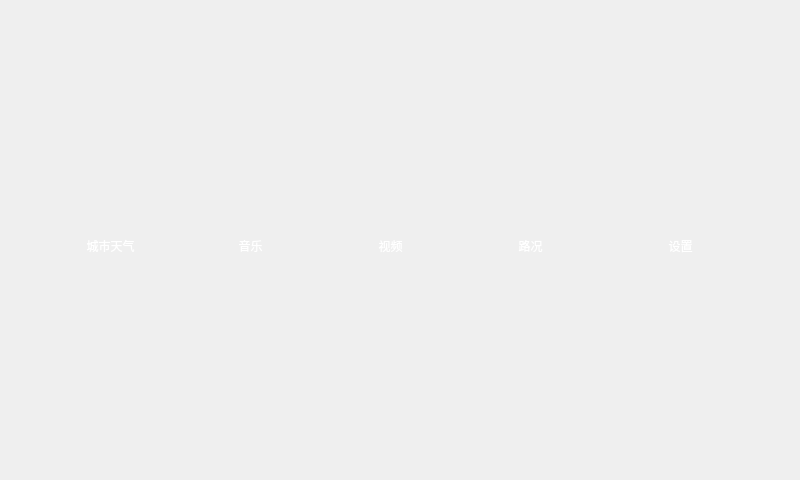
<?xml version="1.0" encoding="UTF-8"?>
<ui version="4.0">
 <class>Car</class>
 <widget class="QWidget" name="Car">
  <property name="geometry">
   <rect>
    <x>0</x>
    <y>0</y>
    <width>800</width>
    <height>480</height>
   </rect>
  </property>
  <property name="cursor">
   <cursorShape>SplitVCursor</cursorShape>
  </property>
  <property name="windowTitle">
   <string>Car</string>
  </property>
  <property name="autoFillBackground">
   <bool>false</bool>
  </property>
  <property name="styleSheet">
   <string notr="true"/>
  </property>
  <widget class="QPushButton" name="pushButton_weather">
   <property name="geometry">
    <rect>
     <x>70</x>
     <y>140</y>
     <width>80</width>
     <height>80</height>
    </rect>
   </property>
   <property name="text">
    <string/>
   </property>
   <property name="icon">
    <iconset resource="icon.qrc">
     <normaloff>:/icon/weather_app.png</normaloff>:/icon/weather_app.png</iconset>
   </property>
   <property name="iconSize">
    <size>
     <width>80</width>
     <height>80</height>
    </size>
   </property>
   <property name="flat">
    <bool>true</bool>
   </property>
  </widget>
  <widget class="QPushButton" name="pushButton_music">
   <property name="geometry">
    <rect>
     <x>210</x>
     <y>140</y>
     <width>80</width>
     <height>80</height>
    </rect>
   </property>
   <property name="text">
    <string/>
   </property>
   <property name="icon">
    <iconset resource="icon.qrc">
     <normaloff>:/icon/music.png</normaloff>:/icon/music.png</iconset>
   </property>
   <property name="iconSize">
    <size>
     <width>80</width>
     <height>80</height>
    </size>
   </property>
   <property name="flat">
    <bool>true</bool>
   </property>
  </widget>
  <widget class="QPushButton" name="pushButton_video">
   <property name="geometry">
    <rect>
     <x>350</x>
     <y>140</y>
     <width>80</width>
     <height>80</height>
    </rect>
   </property>
   <property name="text">
    <string/>
   </property>
   <property name="icon">
    <iconset resource="icon.qrc">
     <normaloff>:/icon/video.png</normaloff>:/icon/video.png</iconset>
   </property>
   <property name="iconSize">
    <size>
     <width>80</width>
     <height>80</height>
    </size>
   </property>
   <property name="flat">
    <bool>true</bool>
   </property>
  </widget>
  <widget class="QPushButton" name="pushButton_set">
   <property name="geometry">
    <rect>
     <x>640</x>
     <y>140</y>
     <width>80</width>
     <height>80</height>
    </rect>
   </property>
   <property name="text">
    <string/>
   </property>
   <property name="icon">
    <iconset resource="icon.qrc">
     <normaloff>:/icon/seting.png</normaloff>:/icon/seting.png</iconset>
   </property>
   <property name="iconSize">
    <size>
     <width>80</width>
     <height>80</height>
    </size>
   </property>
   <property name="flat">
    <bool>true</bool>
   </property>
  </widget>
  <widget class="QWidget" name="verticalLayoutWidget">
   <property name="geometry">
    <rect>
     <x>270</x>
     <y>0</y>
     <width>260</width>
     <height>81</height>
    </rect>
   </property>
   <layout class="QVBoxLayout" name="Layout_LcdClock"/>
  </widget>
  <widget class="QLabel" name="label">
   <property name="geometry">
    <rect>
     <x>50</x>
     <y>230</y>
     <width>121</width>
     <height>31</height>
    </rect>
   </property>
   <property name="styleSheet">
    <string notr="true">color: rgb(255, 255, 255);</string>
   </property>
   <property name="text">
    <string>城市天气</string>
   </property>
   <property name="alignment">
    <set>Qt::AlignCenter</set>
   </property>
  </widget>
  <widget class="QLabel" name="label_2">
   <property name="geometry">
    <rect>
     <x>200</x>
     <y>230</y>
     <width>101</width>
     <height>31</height>
    </rect>
   </property>
   <property name="styleSheet">
    <string notr="true">color: rgb(255, 255, 255);</string>
   </property>
   <property name="text">
    <string>音乐</string>
   </property>
   <property name="alignment">
    <set>Qt::AlignCenter</set>
   </property>
  </widget>
  <widget class="QLabel" name="label_3">
   <property name="geometry">
    <rect>
     <x>340</x>
     <y>230</y>
     <width>101</width>
     <height>31</height>
    </rect>
   </property>
   <property name="styleSheet">
    <string notr="true">color: rgb(255, 255, 255);</string>
   </property>
   <property name="text">
    <string>视频</string>
   </property>
   <property name="alignment">
    <set>Qt::AlignCenter</set>
   </property>
  </widget>
  <widget class="QPushButton" name="pushButton">
   <property name="geometry">
    <rect>
     <x>740</x>
     <y>10</y>
     <width>50</width>
     <height>50</height>
    </rect>
   </property>
   <property name="text">
    <string/>
   </property>
   <property name="icon">
    <iconset resource="icon.qrc">
     <normaloff>:/icon/shutdown.png</normaloff>:/icon/shutdown.png</iconset>
   </property>
   <property name="iconSize">
    <size>
     <width>50</width>
     <height>50</height>
    </size>
   </property>
   <property name="flat">
    <bool>true</bool>
   </property>
  </widget>
  <widget class="QLabel" name="label_4">
   <property name="geometry">
    <rect>
     <x>630</x>
     <y>230</y>
     <width>101</width>
     <height>31</height>
    </rect>
   </property>
   <property name="styleSheet">
    <string notr="true">color: rgb(255, 255, 255);</string>
   </property>
   <property name="text">
    <string>设置</string>
   </property>
   <property name="alignment">
    <set>Qt::AlignCenter</set>
   </property>
  </widget>
  <widget class="QWidget" name="verticalLayoutWidget_2">
   <property name="geometry">
    <rect>
     <x>160</x>
     <y>280</y>
     <width>491</width>
     <height>201</height>
    </rect>
   </property>
   <layout class="QVBoxLayout" name="Layout_DiTu"/>
  </widget>
  <widget class="QPushButton" name="pushButton_2">
   <property name="geometry">
    <rect>
     <x>490</x>
     <y>140</y>
     <width>80</width>
     <height>80</height>
    </rect>
   </property>
   <property name="styleSheet">
    <string notr="true"/>
   </property>
   <property name="text">
    <string/>
   </property>
   <property name="icon">
    <iconset resource="icon.qrc">
     <normaloff>:/icon/ditu.png</normaloff>:/icon/ditu.png</iconset>
   </property>
   <property name="iconSize">
    <size>
     <width>80</width>
     <height>80</height>
    </size>
   </property>
   <property name="flat">
    <bool>true</bool>
   </property>
  </widget>
  <widget class="QLabel" name="label_5">
   <property name="geometry">
    <rect>
     <x>480</x>
     <y>230</y>
     <width>101</width>
     <height>31</height>
    </rect>
   </property>
   <property name="styleSheet">
    <string notr="true">color: rgb(255, 255, 255);</string>
   </property>
   <property name="text">
    <string>路况</string>
   </property>
   <property name="alignment">
    <set>Qt::AlignCenter</set>
   </property>
  </widget>
 </widget>
 <resources>
  <include location="icon.qrc"/>
 </resources>
 <connections>
  <connection>
   <sender>pushButton</sender>
   <signal>clicked()</signal>
   <receiver>Car</receiver>
   <slot>close()</slot>
   <hints>
    <hint type="sourcelabel">
     <x>753</x>
     <y>453</y>
    </hint>
    <hint type="destinationlabel">
     <x>708</x>
     <y>447</y>
    </hint>
   </hints>
  </connection>
 </connections>
</ui>
